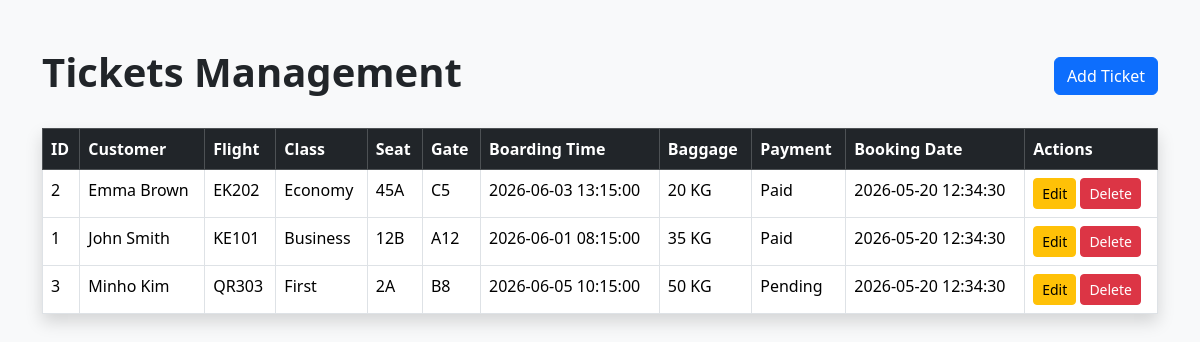
/bookings/view_bookings.php, run on the app's committed database.
### tables this page shows
CREATE TABLE Ticket (
    ticket_id INT AUTO_INCREMENT PRIMARY KEY,

    customer_id INT NOT NULL,

    flight_id INT NOT NULL,

    ticket_class ENUM(
        'Economy',
        'Business',
        'First'
    ) DEFAULT 'Economy',

    seat_number VARCHAR(10),

    boarding_gate VARCHAR(10),

    boarding_time DATETIME,

    baggage_allowance INT DEFAULT 20,

    payment_status ENUM(
        'Pending',
        'Paid',
        'Refunded'
    ) DEFAULT 'Pending',

    booking_date TIMESTAMP DEFAULT CURRENT_TIMESTAMP,

    FOREIGN KEY (customer_id)
    REFERENCES Customer(customer_id),

    FOREIGN KEY (flight_id)
    REFERENCES Flight(flight_id)
);

CREATE TABLE Customer (
    customer_id INT AUTO_INCREMENT PRIMARY KEY,

    passport_number VARCHAR(30) UNIQUE NOT NULL,

    first_name VARCHAR(50) NOT NULL,

    last_name VARCHAR(50) NOT NULL,

    gender ENUM(
        'Male',
        'Female',
        'Other'
    ),

    nationality VARCHAR(50),

    date_of_birth DATE,

    phone_number VARCHAR(20),

    email VARCHAR(100),

    address TEXT,

    emergency_contact VARCHAR(100),

    loyalty_points INT DEFAULT 0,

    created_at TIMESTAMP DEFAULT CURRENT_TIMESTAMP
);

CREATE TABLE Flight (
    flight_id INT AUTO_INCREMENT PRIMARY KEY,

    flight_number VARCHAR(20) UNIQUE NOT NULL,

    airline_id INT NOT NULL,

    airplane_id INT NOT NULL,

    departure_airport VARCHAR(100) NOT NULL,

    arrival_airport VARCHAR(100) NOT NULL,

    departure_datetime DATETIME NOT NULL,

    arrival_datetime DATETIME NOT NULL,

    terminal VARCHAR(10),

    gate VARCHAR(10),

    flight_status ENUM(
        'Scheduled',
        'Delayed',
        'Cancelled',
        'Completed'
    ) DEFAULT 'Scheduled',

    ticket_price DECIMAL(10,2),

    available_seats INT,

    created_at TIMESTAMP DEFAULT CURRENT_TIMESTAMP,

    FOREIGN KEY (airline_id)
    REFERENCES Airline(airline_id),

    FOREIGN KEY (airplane_id)
    REFERENCES Airplane(airplane_id)
);

### bookings/view_bookings.php (the view, shortened to what this page needs)
<?php
include("../config/db.php");
$query = "
SELECT
    Ticket.ticket_id,
    Customer.first_name,
    Customer.last_name,
    Flight.flight_number,
    Ticket.ticket_class,
    Ticket.seat_number,
    Ticket.boarding_gate,
    Ticket.boarding_time,
    Ticket.baggage_allowance,
    Ticket.payment_status,
    Ticket.booking_date
FROM Ticket
JOIN Customer
ON Ticket.customer_id = Customer.customer_id
JOIN Flight
ON Ticket.flight_id = Flight.flight_id
";
$result = mysqli_query($conn, $query);
?>
<!DOCTYPE html>
<html>
<head>
    <link href="https://cdn.jsdelivr.net/npm/bootstrap@5.3.3/dist/css/bootstrap.min.css" rel="stylesheet">
</head>
<body class="bg-light">
<div class="container mt-5">
    <div class="d-flex justify-content-between align-items-center mb-4">
        <h1 class="fw-bold">
            Tickets Management
        </h1>
        <a href="add_ticket.php"
           class="btn btn-primary">
            Add Ticket
        </a>
    </div>
    <table class="table table-bordered table-hover shadow bg-white">
        <thead class="table-dark">
        <tr>
            <th>ID</th>
            <th>Customer</th>
            <th>Flight</th>
            <th>Class</th>
            <th>Seat</th>
            <th>Gate</th>
            <th>Boarding Time</th>
            <th>Baggage</th>
            <th>Payment</th>
            <th>Booking Date</th>
            <th>Actions</th>
        </tr>
        </thead>
        <tbody>
        <?php while($row = mysqli_fetch_assoc($result)) { ?>
        <tr>
            <td>
                <?php echo $row['ticket_id']; ?>
            </td>
            <td>
                <?php echo $row['first_name']; ?>
                <?php echo $row['last_name']; ?>
            </td>
            <td>
                <?php echo $row['flight_number']; ?>
            </td>
            <td>
                <?php echo $row['ticket_class']; ?>
            </td>
            <td>
                <?php echo $row['seat_number']; ?>
            </td>
            <td>
                <?php echo $row['boarding_gate']; ?>
            </td>
            <td>
                <?php echo $row['boarding_time']; ?>
            </td>
            <td>
                <?php echo $row['baggage_allowance']; ?> KG
            </td>
            <td>
                <?php echo $row['payment_status']; ?>
            </td>
            <td>
                <?php echo $row['booking_date']; ?>
            </td>
            <td>
                <a
                    href="edit_ticket.php?id=<?php echo $row['ticket_id']; ?>"
                    class="btn btn-warning btn-sm"
                >
                    Edit
                </a>
                <a
                    href="delete_ticket.php?id=<?php echo $row['ticket_id']; ?>"
                    class="btn btn-danger btn-sm"
                    onclick="return confirm('Are you sure you want to delete this ticket?');"
                >
                Delete
                </a>
            </td>
        </tr>
        <?php } ?>
        </tbody>
    </table>
</div>
</body>
</html>

### data on the page
ticket: ticket_id "2", customer.first_name "Emma", customer.last_name "Brown", flight.flight_number "EK202", ticket_class "Economy", seat_number "45A", boarding_gate "C5", boarding_time "2026-06-03 13:15:00", baggage_allowance "20", payment_status "Paid", booking_date "2026-05-20 12:34:30"
ticket: ticket_id "1", customer.first_name "John", customer.last_name "Smith", flight.flight_number "KE101", ticket_class "Business", seat_number "12B", boarding_gate "A12", boarding_time "2026-06-01 08:15:00", baggage_allowance "35", payment_status "Paid", booking_date "2026-05-20 12:34:30"
ticket: ticket_id "3", customer.first_name "Minho", customer.last_name "Kim", flight.flight_number "QR303", ticket_class "First", seat_number "2A", boarding_gate "B8", boarding_time "2026-06-05 10:15:00", baggage_allowance "50", payment_status "Pending", booking_date "2026-05-20 12:34:30"
